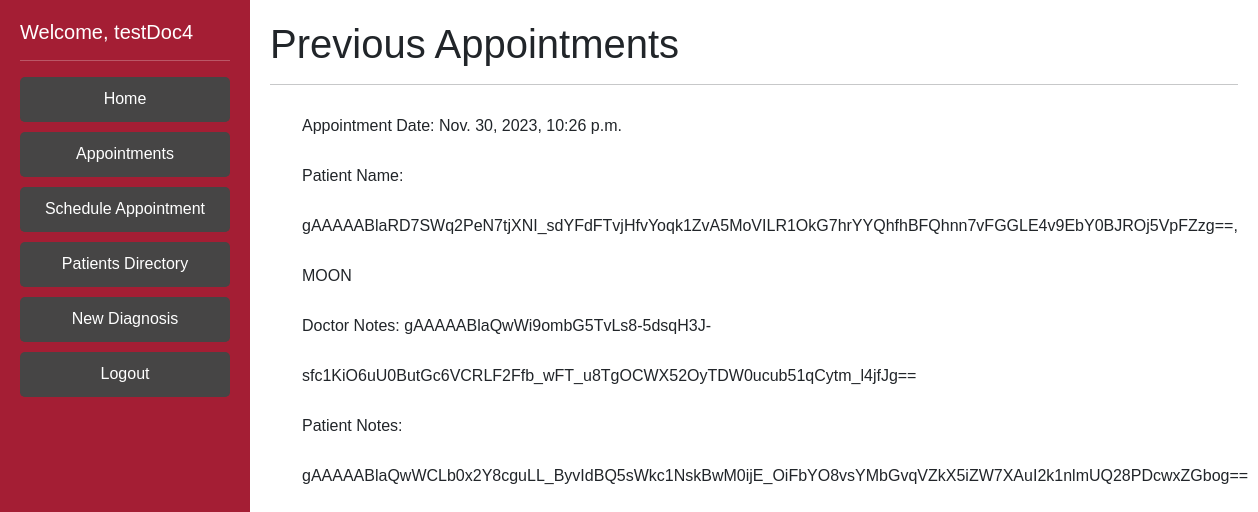
Page /viewPastAppointmentsDoctor (signed in) on the earlier database version.
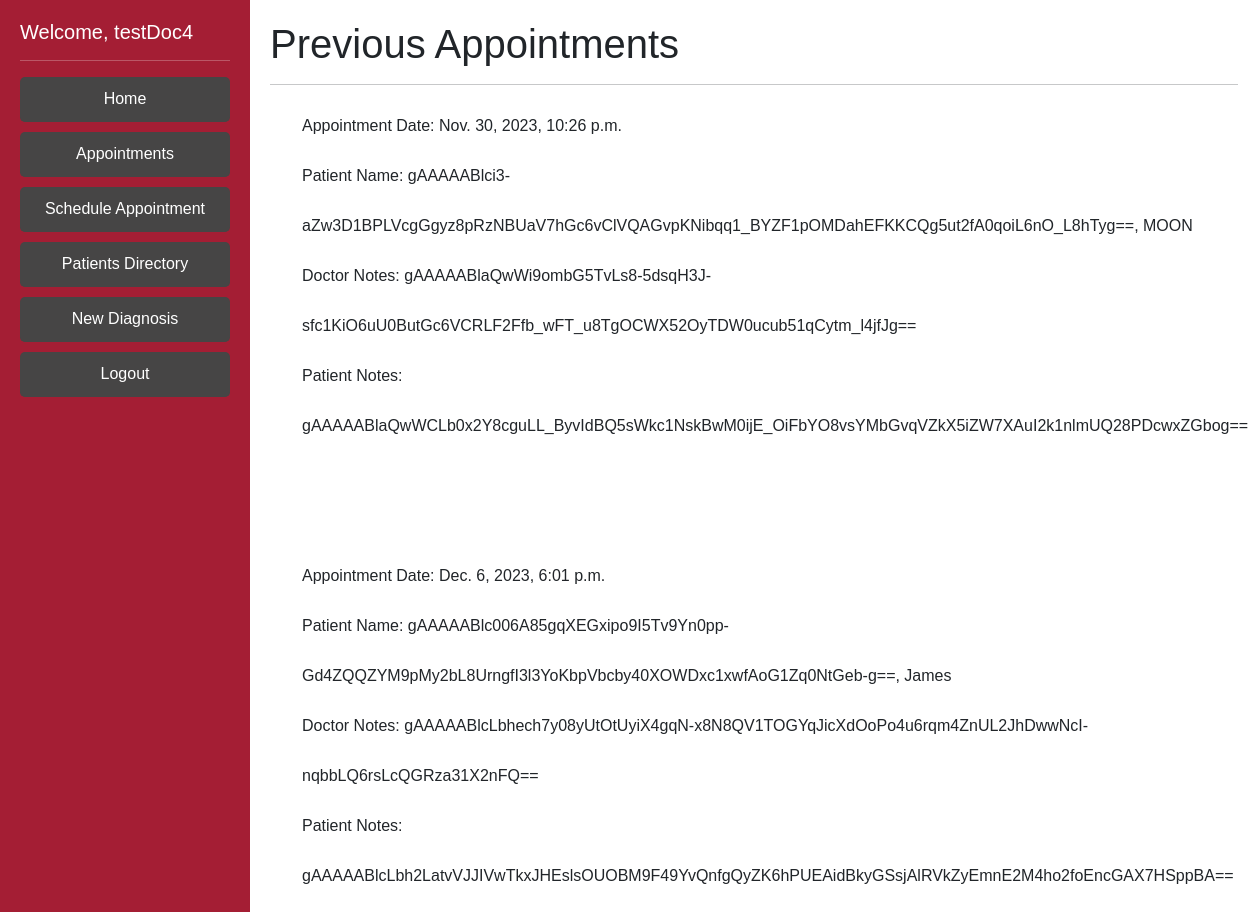
Same page on the later database version.
### DoctorPortal/models.py (models this page shows, shortened)
class Appointments(models.Model):
    staffUser = models.ForeignKey(Patient, on_delete=models.CASCADE, related_name='attendingDoctor', default='')
    patient = models.ForeignKey(Patient, on_delete=models.CASCADE, related_name='apptPatient', default='')
    updaterUsername = models.CharField(max_length=100, default = '')
    apptDate = models.DateTimeField(auto_now_add=True)
    docNotes = EncryptedTextField(default='na') #large body of text
    patientNotes = EncryptedTextField(default='na') #large body of text

class Patient(AbstractBaseUser):
    phone = EncryptedIntegerField() # 1 (999)-999-9999 11 long
    ssn = EncryptedCharField(unique=True, max_length=9) #ssn should be unique
    address = EncryptedCharField(max_length=200, default= '')
    username = models.CharField(max_length=100, default = '', unique=True)
    password = EncryptedCharField(max_length=25, default='')
    createdAt = EncryptedDateTimeField(auto_now_add=True) # time the patient was created
    lastUpdated = EncryptedDateTimeField(auto_now=True) # time the patient info was last edited
    fname = models.CharField(max_length=50)
    lname = EncryptedCharField(max_length=50)
    sex = models.CharField(max_length=1) # M or F
    symptoms = EncryptedTextField(default='na') #large body of text
    age = models.PositiveIntegerField(validators=[MaxValueValidator(130), MinValueValidator(0)], default=None) # 0 - 130 yrs old
    weight = models.PositiveIntegerField(validators=[MinValueValidator(1), MaxValueValidator(2000)], default=None) # 1-2000lbs
    allergies = EncryptedTextField(default='na') # known allergies
    history = EncryptedTextField(default='na') # the medical history
    otp_verification_secret = models.CharField(max_length=50, default='')
    is_patient = models.BooleanField('patientStatus', default=True)
    is_doctor = models.BooleanField('doctorStatus', default=False)
    objects = PatientManager()
    USERNAME_FIELD = 'username'
    REQUIRED_FIELDS = []

### DoctorPortal/views.py (the view)
# urls.py: path('viewPastAppointmentsDoctor', views.viewPastApppointmentsDoctor, name='viewPastAppointmentsDoctor'),
def viewPastApppointmentsDoctor(request):
    current_user = request.user
    if (current_user.is_doctor == False):
        return HttpResponseRedirect('/login')
    today = date.today()
    myAppts = Appointments.objects.filter(staffUser=current_user, apptDate__lt=today)
    return render(request, "viewPastAppointmentsDoctor.html", context = {'user': current_user, "appts": myAppts})

### DoctorPortal/templates/viewPastAppointmentsDoctor.html
{% extends 'base_doctor.html' %}
{% block content %}
<div class="jumbotron">
    <h1 class="display-7">Previous Appointments</h1>
    <hr class="my-3">
</div>
    {% if appts %}
        <ul>
            {% for a in appts %}
                Appointment Date: {{a.apptDate}}  <br>
                Patient Name: {{a.patient.lname}}, {{a.patient.fname}}<br>
                Doctor Notes: {{ a.docNotes }} <br>
                Patient Notes: {{ a.patientNotes }} <br>
                <br><br>
            {% endfor %}
        </ul>
    {% endif %}
{% endblock content %}

Differences in the rows shown:
changed through a linked row, Appointments "MOON": patient.lname "gAAAAABlaRD7SWq2PeN7tjXNI_sdYFdFTvjHfvYoqk1ZvA5MoVILR1OkG7hrYYQhfhBFQhnn7vFGGLE4v9EbY0BJROj5VpFZzg==" → "gAAAAABlci3-aZw3D1BPLVcgGgyz8pRzNBUaV7hGc6vClVQAGvpKNibqq1_BYZF1pOMDahEFKKCQg5ut2fA0qoiL6nO_L8hTyg=="
added Appointments: apptDate "Dec. 6, 2023, 6:01 p.m.", patient.lname "gAAAAABlc006A85gqXEGxipo9I5Tv9Yn0pp-Gd4ZQQZYM9pMy2bL8UrngfI3l3YoKbpVbcby40XOWDxc1xwfAoG1Zq0NtGeb-g==", patient.fname "James", docNotes "gAAAAABlcLbhech7y08yUtOtUyiX4gqN-x8N8QV1TOGYqJicXdOoPo4u6rqm4ZnUL2JhDwwNcI-nqbbLQ6rsLcQGRza31X2nFQ==", patientNotes "gAAAAABlcLbh2LatvVJJIVwTkxJHEslsOUOBM9F49YvQnfgQyZK6hPUEAidBkyGSsjAlRVkZyEmnE2M4ho2foEncGAX7HSppBA=="
